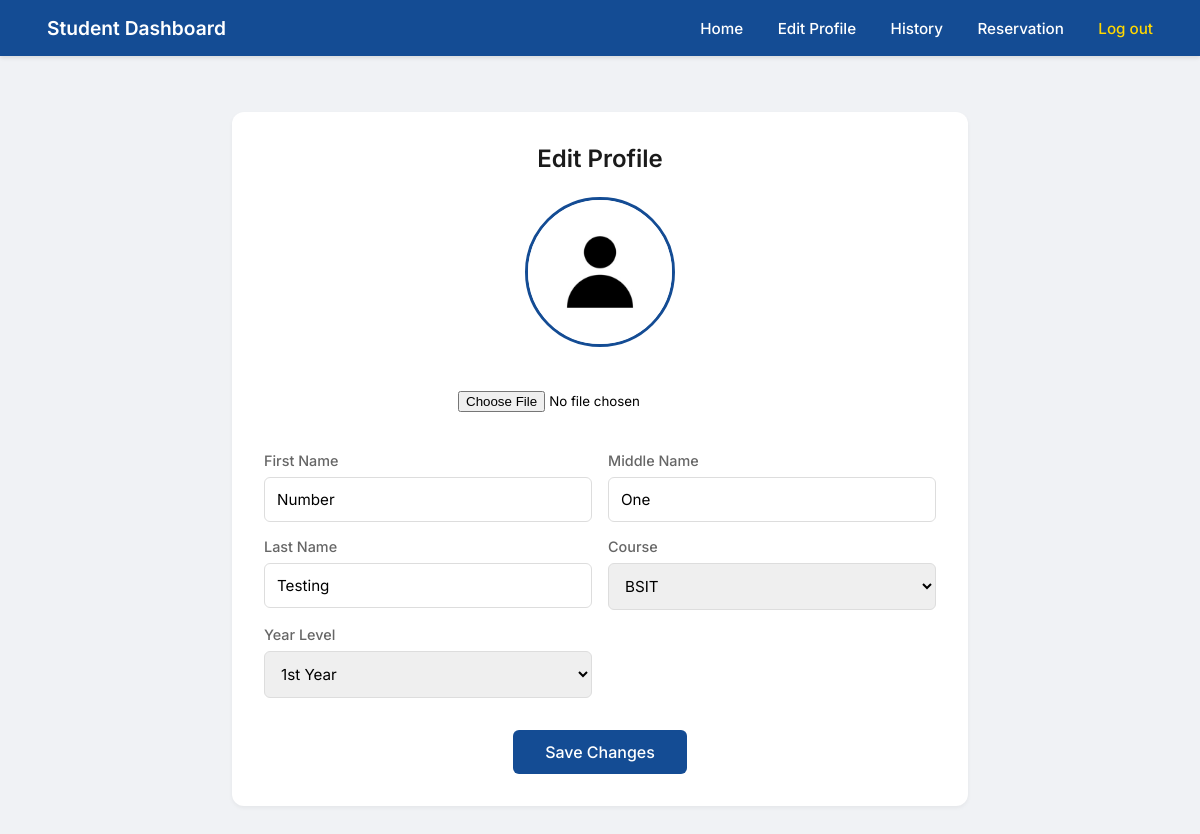
Page /profile.php (signed in) on the committed database.
### tables this page shows
CREATE TABLE `register` (
  `IDNO` int(20) NOT NULL,
  `LASTNAME` varchar(255) NOT NULL,
  `FIRSTNAME` varchar(255) NOT NULL,
  `MIDNAME` varchar(255) NOT NULL,
  `COURSE` varchar(255) NOT NULL,
  `YEARLEVEL` int(11) NOT NULL,
  `USERNAME` varchar(255) NOT NULL,
  `PASSWORD` varchar(255) NOT NULL,
  `PROFILE_IMG` varchar(255) DEFAULT NULL,
  `remaining_sessions` int(11) DEFAULT 30
);

### profile.php (the view, shortened to what this page needs)
<?php
include("db.php");
$username = $_SESSION["username"];
$query = "SELECT FIRSTNAME, MIDNAME, LASTNAME, COURSE, YEARLEVEL, PROFILE_IMG FROM register WHERE USERNAME = ?";
$stmt = mysqli_prepare($con, $query);
mysqli_stmt_bind_param($stmt, "s", $username);
mysqli_stmt_execute($stmt);
$result = mysqli_stmt_get_result($stmt);
if ($row = mysqli_fetch_assoc($result)) {
    $firstname = $row["FIRSTNAME"];
    $midname = $row["MIDNAME"];
    $lastname = $row["LASTNAME"];
    $course = $row["COURSE"];
    $year = $row["YEARLEVEL"];
    $profile_img = !empty($row["PROFILE_IMG"]) ? $row["PROFILE_IMG"] : "images/default.jpg";
} else {
    echo "User not found!";
    exit();
}
?>
<!DOCTYPE html>
<html lang="en">
<head>
</head>
<body>
    <div class="navbar">
        <a href="#" style="font-size: 1.2rem; font-weight: 600;">Student Dashboard</a>
        <div>
            <a href="dashboard.php">Home</a>
            <a href="profile.php">Edit Profile</a>
            <a href="history.php">History</a>
            <a href="Reservation.php">Reservation</a>
            <a href="../php/login.php" style="color: #ffd700;">Log out</a>
        </div>
    </div>
    <div class="main-container">
        <div class="card">
            <h2>Edit Profile</h2>
            <form action="profile.php" method="POST" enctype="multipart/form-data">
                <div class="profile-section">
                    <img src="<?php echo htmlspecialchars($profile_img); ?>" alt="Profile Picture" class="profile-img">
                    <div class="file-input-container">
                        <input type="file" name="profile_img" accept="image/*">
                    </div>
                </div>
                <div class="form-grid">
                    <div class="form-group">
                        <label for="firstname">First Name</label>
                        <input type="text" id="firstname" name="firstname" value="<?php echo htmlspecialchars($firstname); ?>" required>
                    </div>
                    <div class="form-group">
                        <label for="midname">Middle Name</label>
                        <input type="text" id="midname" name="midname" value="<?php echo htmlspecialchars($midname); ?>">
                    </div>
                    <div class="form-group">
                        <label for="lastname">Last Name</label>
                        <input type="text" id="lastname" name="lastname" value="<?php echo htmlspecialchars($lastname); ?>" required>
                    </div>
                    <div class="form-group">
                        <label for="course">Course</label>
                        <select id="course" name="course">
                            <option value="BSIT" <?php if ($course == "BSIT") echo "selected"; ?>>BSIT</option>
                        </select>
                    </div>
                    <div class="form-group">
                        <label for="year">Year Level</label>
                        <select id="year" name="year">
                            <option value="1" <?php if ($year == "1") echo "selected"; ?>>1st Year</option>
                        </select>
                    </div>
                </div>
                <div class="button-container">
                    <button type="submit" class="save-button">Save Changes</button>
                </div>
            </form>
        </div>
    </div>
</body>
</html>

### profile.php (style rules this page uses)
* { margin: 0; padding: 0; box-sizing: border-box; font-family: 'Inter', sans-serif; }
body { background-color: #f0f2f5; margin: 0; padding: 0; }
.navbar { background-color: #144c94; padding: 1rem 2rem; display: flex; justify-content: space-between; align-items: center; box-shadow: 0 2px 4px rgba(0,0,0,0.1); position: fixed; top: 0; left: 0; right: 0; z-index: 1000; }
.navbar a { color: white; text-decoration: none; margin: 0 15px; font-size: 0.95rem; font-weight: 500; transition: color 0.3s ease; }
.main-container { margin-top: 80px; padding: 2rem; max-width: 800px; margin-left: auto; margin-right: auto; }
.card { background: white; padding: 2rem; border-radius: 12px; box-shadow: 0 2px 4px rgba(0,0,0,0.05); }
.card h2 { color: #1a1a1a; font-size: 1.5rem; font-weight: 600; margin-bottom: 1.5rem; text-align: center; }
.profile-section { text-align: center; margin-bottom: 2rem; }
.profile-img { width: 150px; height: 150px; border-radius: 50%; object-fit: cover; border: 3px solid #144c94; margin-bottom: 1rem; }
.file-input-container { margin: 1rem 0; }
.file-input-container input[type="file"] { width: 100%; max-width: 300px; padding: 0.5rem; margin: 0 auto; }
.form-grid { display: grid; grid-template-columns: repeat(2, 1fr); gap: 1rem; margin-bottom: 1.5rem; }
.form-group { display: flex; flex-direction: column; }
.form-group label { font-size: 0.9rem; color: #666; margin-bottom: 0.5rem; font-weight: 500; }
.form-group input, .form-group select { padding: 0.75rem; border: 1px solid #ddd; border-radius: 6px; font-size: 0.95rem; transition: border-color 0.3s ease; }
.button-container { text-align: center; margin-top: 2rem; }
.save-button { background-color: #144c94; color: white; padding: 0.75rem 2rem; border: none; border-radius: 6px; font-size: 1rem; font-weight: 500; cursor: pointer; transition: background-color 0.3s ease; }

### rows in the picture
register: firstname "Number", midname "One", lastname "Testing", course "BSIT", year "1st Year"
